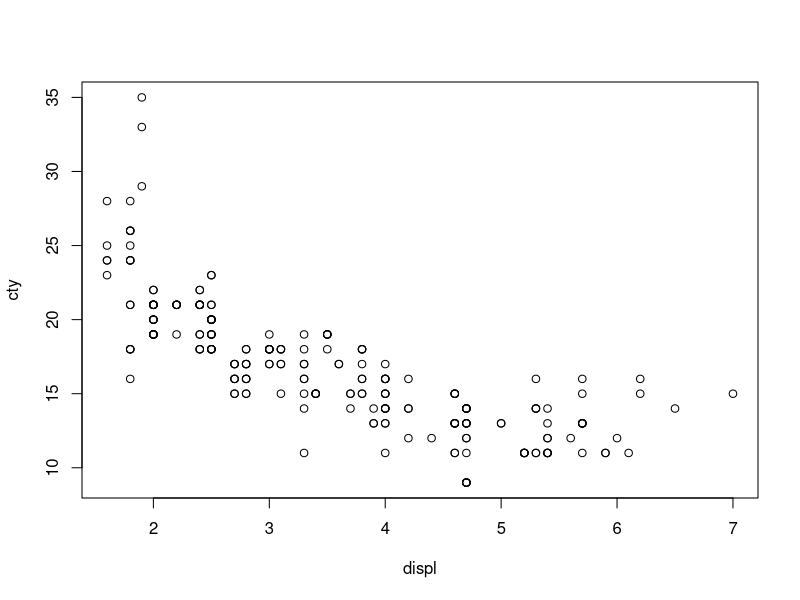
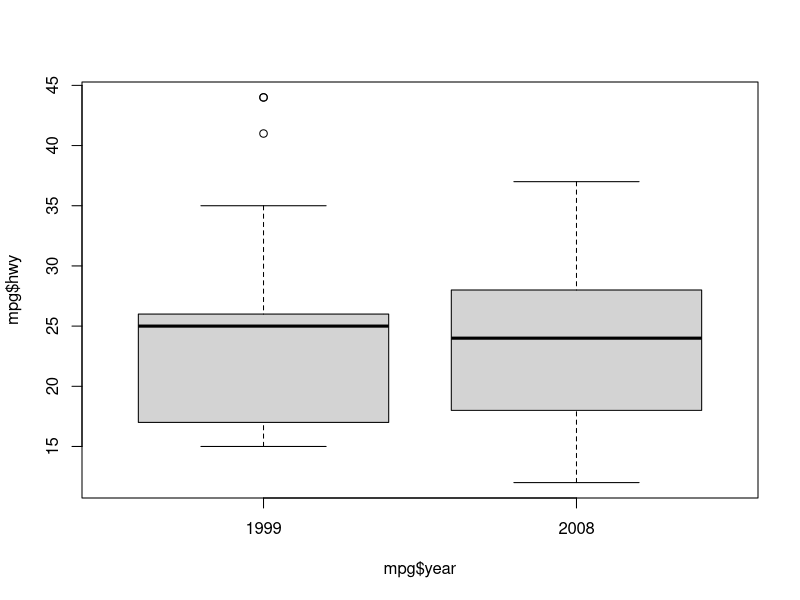

The R source for these figures, in order:
## ---- chunk 1
library(ggplot2)
data(mpg)
## ---- chunk 2
summary(mpg)
## ---- chunk 3
str(mpg)
## ---- chunk 4
dim(mpg)
## ---- chunk 5
head(mpg)
## ---- chunk 6
mpg[100:109,]
## ---- chunk 7
mpg[80:85,8:11]
mpg[80:85,c("cty", "hwy", "fl", "class")]
## ---- chunk 8
mpg$hwy[1:20]
## ---- chunk 9
mpg[80:85,-1]
## ---- chunk 10
mpg[80:85,-c(1,2,3,4,5)]
## ---- chunk 11
plot(mpg[,c("displ", "cty")])
## ---- chunk 12
boxplot(mpg$hwy ~ mpg$year)
